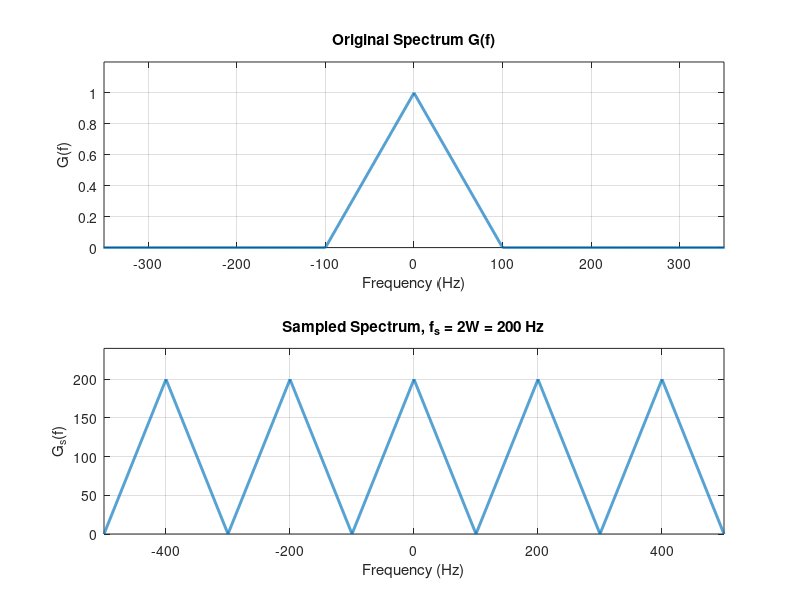

This chart was generated by the following MATLAB code:
clc;
clear;
close all;

%% Parameters
W = 100;              % Bandwidth = 100 Hz
fs = 2*W;             % Sampling frequency = 2W
Ts = 1/fs;

f = -500:0.1:500;

%% Original triangular spectrum G(f)
G = zeros(size(f));

idx = abs(f) <= W;

% Triangular spectrum
G(idx) = 1 - abs(f(idx))/W;

%% Sampled spectrum
Gs = zeros(size(f));

% Add shifted copies of G(f)
for k = -3:3
    Gs = Gs + fs * ...
        max(1 - abs(f-k*fs)/W, 0);
end

%% Plot original spectrum
figure;

subplot(2,1,1);

plot(f,G,'LineWidth',2);
grid on;

xlabel('Frequency (Hz)');
ylabel('G(f)');
title('Original Spectrum G(f)');

xlim([-350 350]);
ylim([0 1.2]);

%% Plot sampled spectrum
subplot(2,1,2);

plot(f,Gs,'LineWidth',2);
grid on;

xlabel('Frequency (Hz)');
ylabel('G_s(f)');
title(['Sampled Spectrum, f_s = 2W = ',num2str(fs),' Hz']);

xlim([-500 500]);
ylim([0 fs*1.2]);
